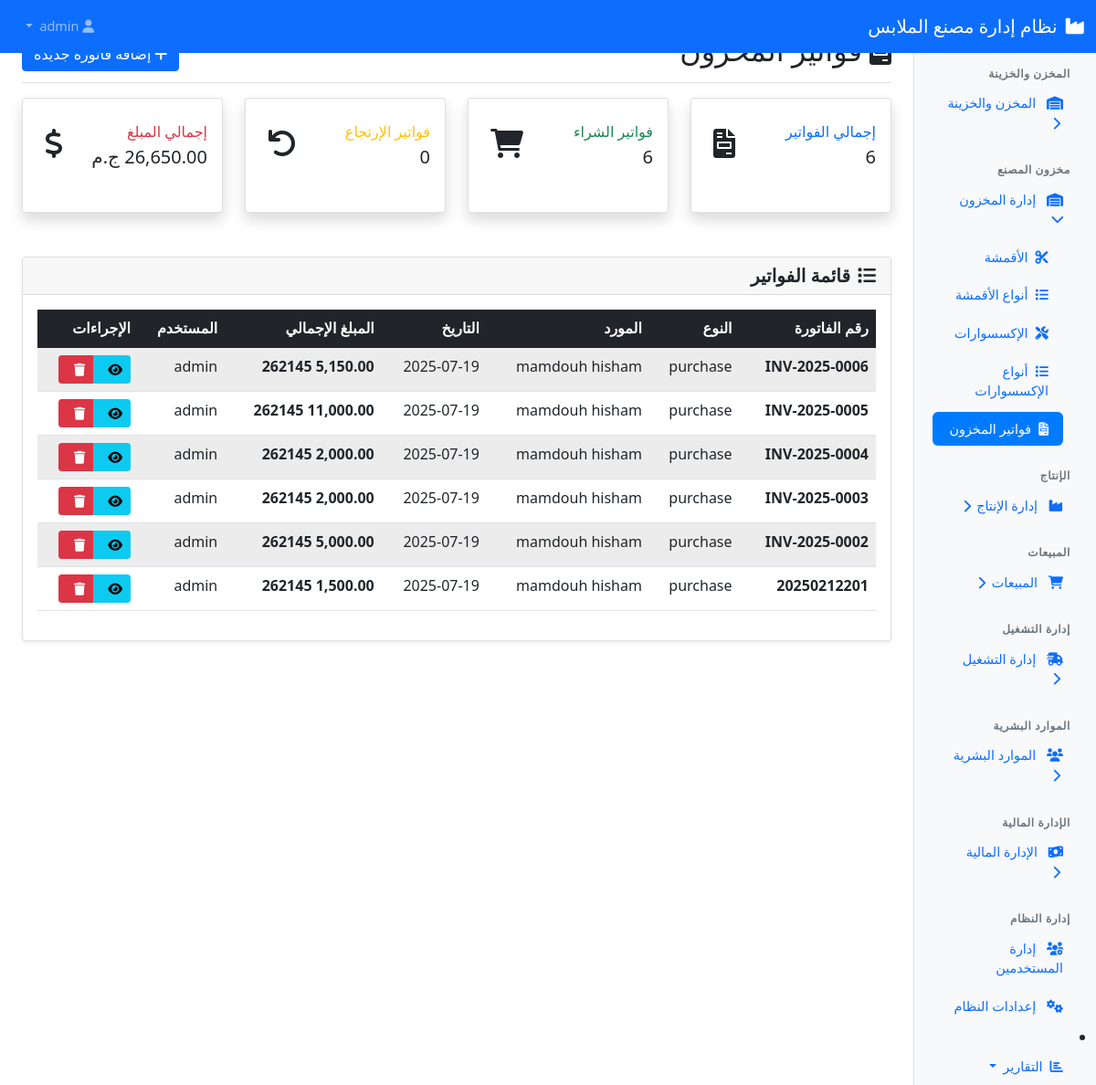
Screenshot of /inventory/invoices.php (signed in) with the database file from the repository.
### tables this page shows
CREATE TABLE `inventory_invoices`  (
  `id` int(11) NOT NULL AUTO_INCREMENT,
  `invoice_number` varchar(50) NOT NULL,
  `invoice_type` enum('purchase','return','damage') NOT NULL,
  `supplier_id` int(11) NULL DEFAULT NULL,
  `branch_id` int(11) NULL DEFAULT NULL,
  `user_id` int(11) NULL DEFAULT NULL,
  `total_amount` decimal(12, 2) NULL DEFAULT 0.00,
  `notes` text NULL,
  `invoice_date` date NOT NULL,
  `created_at` timestamp NOT NULL DEFAULT CURRENT_TIMESTAMP,
  PRIMARY KEY (`id`) USING BTREE,
  UNIQUE INDEX `invoice_number`(`invoice_number`) USING BTREE,
  INDEX `supplier_id`(`supplier_id`) USING BTREE,
  INDEX `branch_id`(`branch_id`) USING BTREE,
  INDEX `user_id`(`user_id`) USING BTREE,
  CONSTRAINT `inventory_invoices_ibfk_1` FOREIGN KEY (`supplier_id`) REFERENCES `suppliers` (`id`) ON DELETE RESTRICT ON UPDATE RESTRICT,
  CONSTRAINT `inventory_invoices_ibfk_2` FOREIGN KEY (`branch_id`) REFERENCES `branches` (`id`) ON DELETE RESTRICT ON UPDATE RESTRICT,
  CONSTRAINT `inventory_invoices_ibfk_3` FOREIGN KEY (`user_id`) REFERENCES `users` (`id`) ON DELETE RESTRICT ON UPDATE RESTRICT
);

CREATE TABLE `suppliers`  (
  `id` int(11) NOT NULL AUTO_INCREMENT,
  `name` varchar(100) NOT NULL,
  `company_name` varchar(100) NULL DEFAULT NULL,
  `phone` varchar(20) NULL DEFAULT NULL,
  `email` varchar(100) NULL DEFAULT NULL,
  `address` text NULL,
  `current_balance` decimal(12, 2) NOT NULL DEFAULT 0.00,
  `is_active` tinyint(1) NULL DEFAULT 1,
  `created_at` timestamp NOT NULL DEFAULT CURRENT_TIMESTAMP,
  PRIMARY KEY (`id`) USING BTREE
);

CREATE TABLE `users`  (
  `id` int(11) NOT NULL AUTO_INCREMENT,
  `username` varchar(50) NOT NULL,
  `password` varchar(255) NOT NULL,
  `full_name` varchar(100) NOT NULL,
  `email` varchar(100) NULL DEFAULT NULL,
  `phone` varchar(20) NULL DEFAULT NULL,
  `role` enum('admin','supervisor','accountant','worker','sales_rep','limited_user') NOT NULL,
  `permissions` json NULL,
  `is_active` tinyint(1) NULL DEFAULT 1,
  `created_at` timestamp NOT NULL DEFAULT CURRENT_TIMESTAMP,
  `updated_at` timestamp NOT NULL DEFAULT CURRENT_TIMESTAMP ON UPDATE CURRENT_TIMESTAMP,
  `branch_id` int(11) NULL DEFAULT NULL,
  PRIMARY KEY (`id`) USING BTREE,
  UNIQUE INDEX `username`(`username`) USING BTREE,
  INDEX `branch_id`(`branch_id`) USING BTREE,
  CONSTRAINT `users_ibfk_1` FOREIGN KEY (`branch_id`) REFERENCES `branches` (`id`) ON DELETE RESTRICT ON UPDATE RESTRICT
);

### config/config.php (called while the page is built, shortened)
<?php
function checkPermission($permission) {
    if ($_SESSION['role'] === 'admin') {
        return true;
    }
    return false;
}
?>

### inventory/invoices.php (the view, shortened to what this page needs)
<?php
require_once '../config/config.php';
?>
<!DOCTYPE html>
<html lang="ar" dir="rtl">
<head>
    <link href="https://cdn.jsdelivr.net/npm/bootstrap@5.1.3/dist/css/bootstrap.rtl.min.css" rel="stylesheet">
    <link href="https://cdnjs.cloudflare.com/ajax/libs/font-awesome/6.0.0/css/all.min.css" rel="stylesheet">
    <link href="../assets/css/unified-style.css" rel="stylesheet">
</head>
<body>
    <?php include '../includes/navbar.php'; ?>
    <div class="container-fluid">
        <div class="row">
            <?php include '../includes/sidebar.php'; ?>
            <main class="col-md-9 ms-sm-auto col-lg-10 px-md-4 main-content">
                <div class="d-flex justify-content-between flex-wrap flex-md-nowrap align-items-center pt-3 pb-2 mb-3 border-bottom">
                    <h1 class="h2">
                    </h1>
                    <button type="button" class="btn btn-primary" data-bs-toggle="modal" data-bs-target="#addInvoiceModal">
                        <i class="fas fa-plus me-1"></i>إضافة فاتورة جديدة
                    </button>
                </div>
<div class="row mb-4">
    <div class="col-xl-3 col-md-6 mb-4">
        <div class="card border-left-primary shadow h-100 py-2">
            <div class="card-body">
                <div class="row no-gutters align-items-center">
                    <div class="col mr-2">
                        <div class="text-xs font-weight-bold text-primary text-uppercase mb-1">
                            إجمالي الفواتير
                        </div>
                        <div class="h5 mb-0 font-weight-bold text-gray-800">
                            <?php
                            $stmt = $pdo->query("SELECT COUNT(*) as count FROM inventory_invoices");
                            echo $stmt->fetch()['count'];
                            ?>
                        </div>
                    </div>
                    <div class="col-auto">
                        <i class="fas fa-file-invoice fa-2x text-gray-300"></i>
                    </div>
                </div>
            </div>
        </div>
    </div>
    <div class="col-xl-3 col-md-6 mb-4">
        <div class="card border-left-success shadow h-100 py-2">
            <div class="card-body">
                <div class="row no-gutters align-items-center">
                    <div class="col mr-2">
                        <div class="text-xs font-weight-bold text-success text-uppercase mb-1">
                            فواتير الشراء
                        </div>
                        <div class="h5 mb-0 font-weight-bold text-gray-800">
                            <?php
                            $stmt = $pdo->query("SELECT COUNT(*) as count FROM inventory_invoices WHERE invoice_type = 'purchase'");
                            echo $stmt->fetch()['count'];
                            ?>
                        </div>
                    </div>
                    <div class="col-auto">
                        <i class="fas fa-shopping-cart fa-2x text-gray-300"></i>
                    </div>
                </div>
            </div>
        </div>
    </div>
    <div class="col-xl-3 col-md-6 mb-4">
        <div class="card border-left-warning shadow h-100 py-2">
            <div class="card-body">
                <div class="row no-gutters align-items-center">
                    <div class="col mr-2">
                        <div class="text-xs font-weight-bold text-warning text-uppercase mb-1">
                            فواتير الإرتجاع
                        </div>
                        <div class="h5 mb-0 font-weight-bold text-gray-800">
                            <?php
                            $stmt = $pdo->query("SELECT COUNT(*) as count FROM inventory_invoices WHERE invoice_type = 'return'");
                            echo $stmt->fetch()['count'];
                            ?>
                        </div>
                    </div>
                    <div class="col-auto">
                        <i class="fas fa-undo fa-2x text-gray-300"></i>
                    </div>
                </div>
            </div>
        </div>
    </div>
    <div class="col-xl-3 col-md-6 mb-4">
        <div class="card border-left-danger shadow h-100 py-2">
            <div class="card-body">
                <div class="row no-gutters align-items-center">
                    <div class="col mr-2">
                        <div class="text-xs font-weight-bold text-danger text-uppercase mb-1">
                            إجمالي المبلغ
                        </div>
                        <div class="h5 mb-0 font-weight-bold text-gray-800">
                            <?php
                            $stmt = $pdo->query("SELECT SUM(total_amount) as total FROM inventory_invoices");
                            $total = $stmt->fetch()['total'] ?? 0;
                            echo number_format($total, 2) . ' ج.م';
                            ?>
                        </div>
                    </div>
                    <div class="col-auto">
                        <i class="fas fa-dollar-sign fa-2x text-gray-300"></i>
                    </div>
                </div>
            </div>
        </div>
    </div>
</div>
<div class="card">
    <div class="card-header">
        <h5 class="card-title mb-0">
            <i class="fas fa-list me-2"></i>قائمة الفواتير
        </h5>
    </div>
    <div class="card-body">
        <div class="table-responsive">
            <table class="table table-striped table-hover">
                <thead class="table-dark">
                    <tr>
                        <th>رقم الفاتورة</th>
                        <th>النوع</th>
                        <th>المورد</th>
                        <th>التاريخ</th>
                        <th>المبلغ الإجمالي</th>
                        <th>المستخدم</th>
                        <th>الإجراءات</th>
                    </tr>
                </thead>
                <tbody>
                    <?php
                    $stmt = $pdo->query("
                        SELECT i.*, s.name as supplier_name, u.username
                        FROM inventory_invoices i
                        LEFT JOIN suppliers s ON i.supplier_id = s.id
                        LEFT JOIN users u ON i.user_id = u.id
                        ORDER BY i.created_at DESC
                    ");
                    $invoices = $stmt->fetchAll();
                    if (empty($invoices)): ?>
                        <tr>
                            <td colspan="7" class="text-center text-muted py-4">
                                <i class="fas fa-inbox fa-3x mb-3 d-block"></i>
                                لا توجد فواتير مسجلة
                                <br>
                                <button type="button" class="btn btn-primary mt-2" data-bs-toggle="modal" data-bs-target="#addInvoiceModal">
                                    <i class="fas fa-plus me-2"></i>إضافة أول فاتورة
                                </button>
                            </td>
                        </tr>
                    <?php else: ?>
                        <?php foreach ($invoices as $invoice): ?>
                            <tr>
                                <td>
                                    <strong><?= htmlspecialchars($invoice['invoice_number']) ?></strong>
                                </td>
                                <td>
                                    <?php
                                    $type_badges = [
                                        'purchase' => '<span class="badge bg-primary">شراء</span>',
                                        'return' => '<span class="badge bg-warning">إرتجاع</span>',
                                        'damage' => '<span class="badge bg-danger">هالك</span>'
                                    ];
                                    echo $type_badges[$invoice['invoice_type']] ?? $invoice['invoice_type'];
                                    ?>
                                </td>
                                <td><?= htmlspecialchars($invoice['supplier_name'] ?? 'غير محدد') ?></td>
                                <td><?= date('Y-m-d', strtotime($invoice['invoice_date'])) ?></td>
                                <td>
                                    <strong><?= number_format($invoice['total_amount'], 2) ?> <?= CURRENCY_SYMBOL ?></strong>
                                </td>
                                <td><?= htmlspecialchars($invoice['username'] ?? '') ?></td>
                                <td>
                                    <div class="btn-group" role="group">
                                        <a href="invoice_details.php?id=<?= $invoice['id'] ?>" class="btn btn-sm btn-info" title="عرض التفاصيل">
                                            <i class="fas fa-eye"></i>
                                        </a>
                                        <?php if (checkPermission('inventory_delete') || $_SESSION['role'] === 'admin'): ?>
                                            <button class="btn btn-sm btn-danger" onclick="confirmDeleteInvoice(<?= $invoice['id'] ?>, '<?= addslashes($invoice['invoice_number']) ?>')" title="حذف">
                                                <i class="fas fa-trash"></i>
                                            </button>
                                        <?php endif; ?>
                                    </div>
                                </td>
                            </tr>
                        <?php endforeach; ?>
                    <?php endif; ?>
                </tbody>
            </table>
        </div>
    </div>
</div>
<?php include '../includes/footer.php'; ?>
</body>
</html>

### assets/css/unified-style.css (style rules this page uses)
:root { --primary-color: #0d6efd; --success-color: #198754; --danger-color: #dc3545; --warning-color: #ffc107; --info-color: #0dcaf0; --secondary-color: #6c757d; --light-color: #f8f9fa; --dark-color: #212529; }
.main-content { margin-top: 60px; padding: 20px; }
.h2 { color: var(--dark-color); font-weight: 600; margin-bottom: 1.5rem; }
.border-bottom { border-bottom: 2px solid var(--light-color) !important; }
.card { border: 1px solid #dee2e6; border-radius: 0.5rem; box-shadow: 0 0.125rem 0.25rem rgba(0, 0, 0, 0.075); margin-bottom: 1.5rem; }
.card-header { background-color: var(--light-color); border-bottom: 1px solid #dee2e6; padding: 1rem 1.25rem; }
.card-title { color: var(--dark-color); font-weight: 600; margin-bottom: 0; }
.card-body { padding: 1.5rem; }
.btn { border-radius: 0.375rem; font-weight: 500; padding: 0.5rem 1rem; transition: all 0.15s ease-in-out; }
.btn-primary { background-color: var(--primary-color); border-color: var(--primary-color); }
.btn-danger { background-color: var(--danger-color); border-color: var(--danger-color); }
.btn-sm { padding: 0.25rem 0.5rem; font-size: 0.875rem; }
.table { margin-bottom: 0; }
.table-striped > tbody > tr:nth-of-type(odd) > td { background-color: rgba(0, 0, 0, 0.025); }
.table-dark { background-color: var(--dark-color); color: white; }
.text-success { color: var(--success-color) !important; }
.text-danger { color: var(--danger-color) !important; }

### rows the page displays
inventory_invoices: invoice_number "INV-2025-0006", invoice_type "purchase", supplier.name "mamdouh hisham", invoice_date "2025-07-19", user.username "admin"
inventory_invoices: invoice_number "INV-2025-0005", invoice_type "purchase", supplier.name "mamdouh hisham", invoice_date "2025-07-19", user.username "admin"
inventory_invoices: invoice_number "INV-2025-0004", invoice_type "purchase", supplier.name "mamdouh hisham", invoice_date "2025-07-19", user.username "admin"
inventory_invoices: invoice_number "INV-2025-0003", invoice_type "purchase", supplier.name "mamdouh hisham", invoice_date "2025-07-19", user.username "admin"
inventory_invoices: invoice_number "INV-2025-0002", invoice_type "purchase", supplier.name "mamdouh hisham", invoice_date "2025-07-19", user.username "admin"
inventory_invoices: invoice_number "20250212201", invoice_type "purchase", supplier.name "mamdouh hisham", invoice_date "2025-07-19", user.username "admin"

### other values shown
SYSTEM_NAME "نظام إدارة مصنع الملابس"
$stmt->fetch()['count'] "6"
$stmt->fetch()['count'] "0"
$total "26,650.00"
